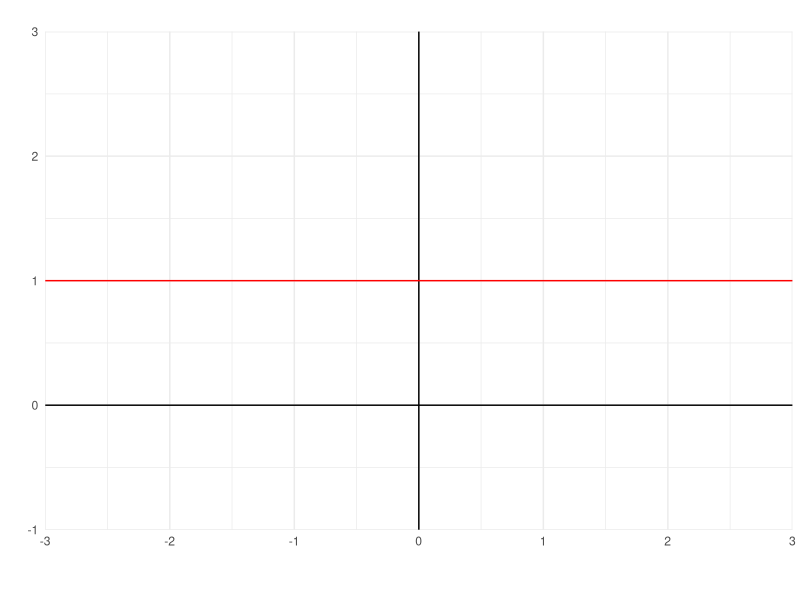
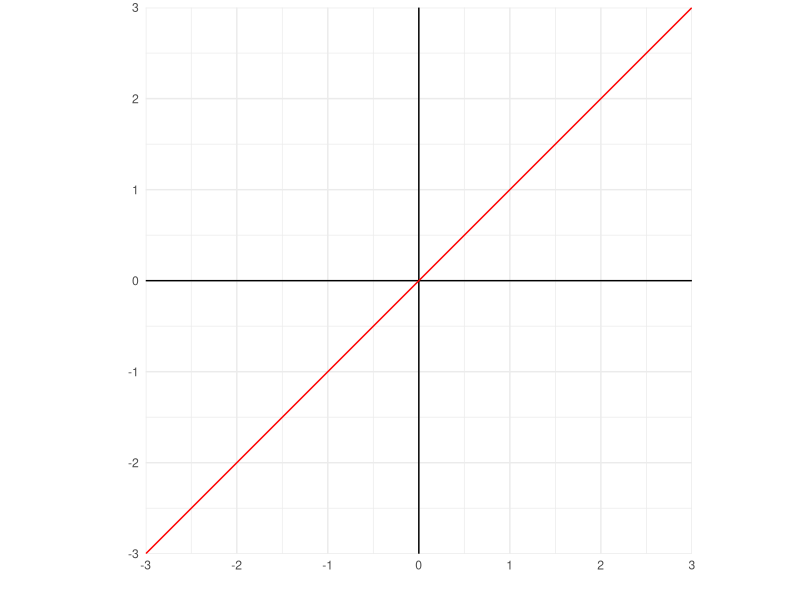
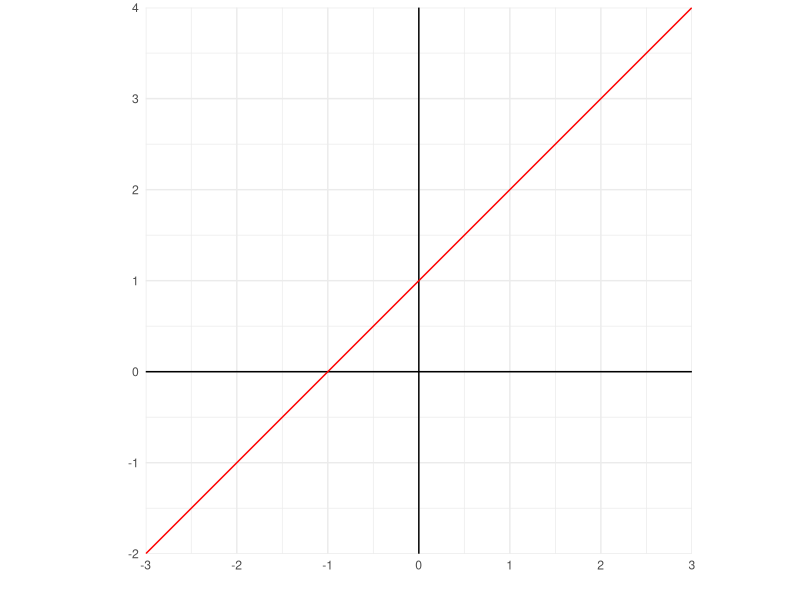
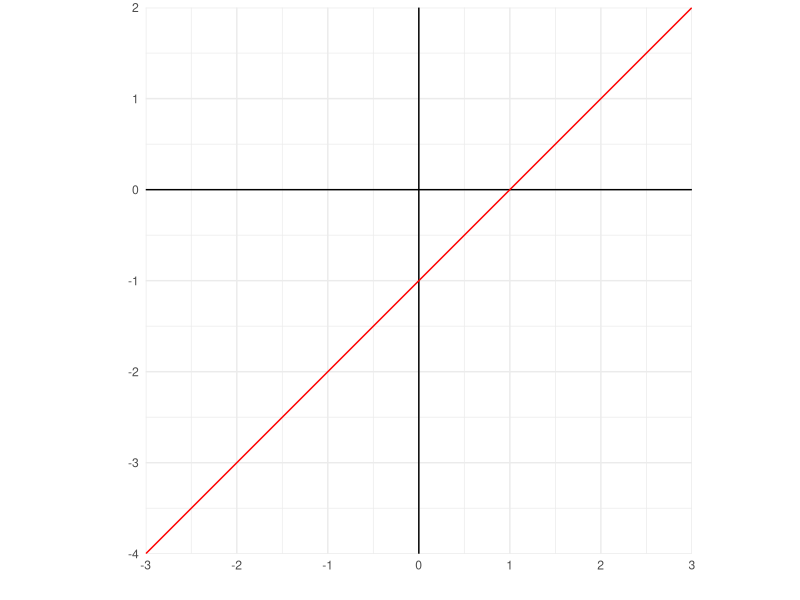
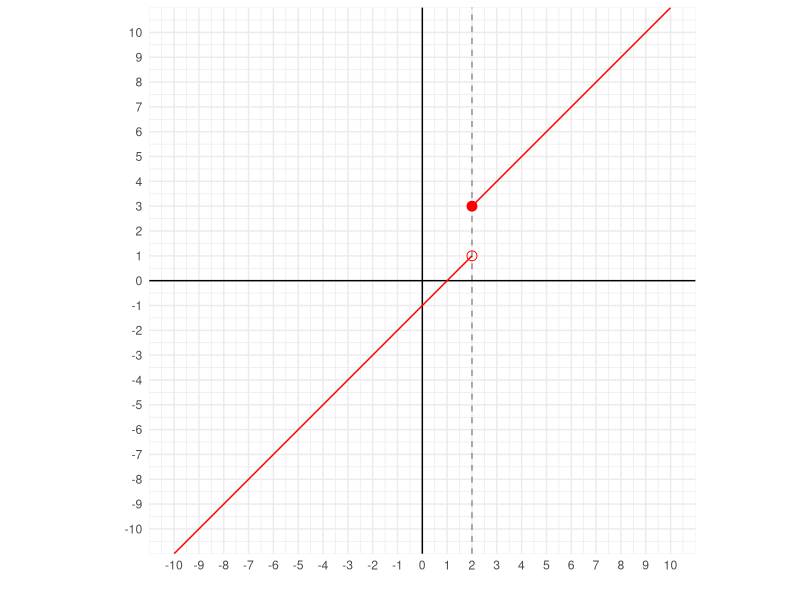
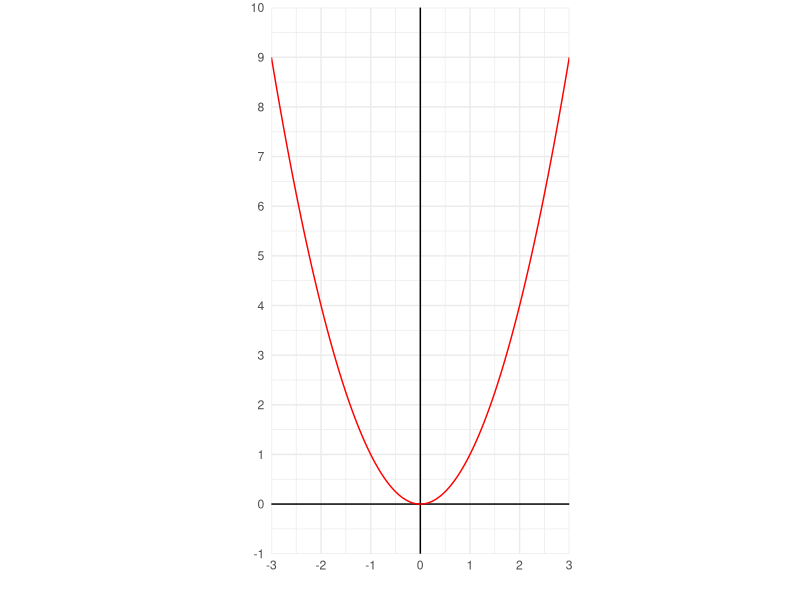
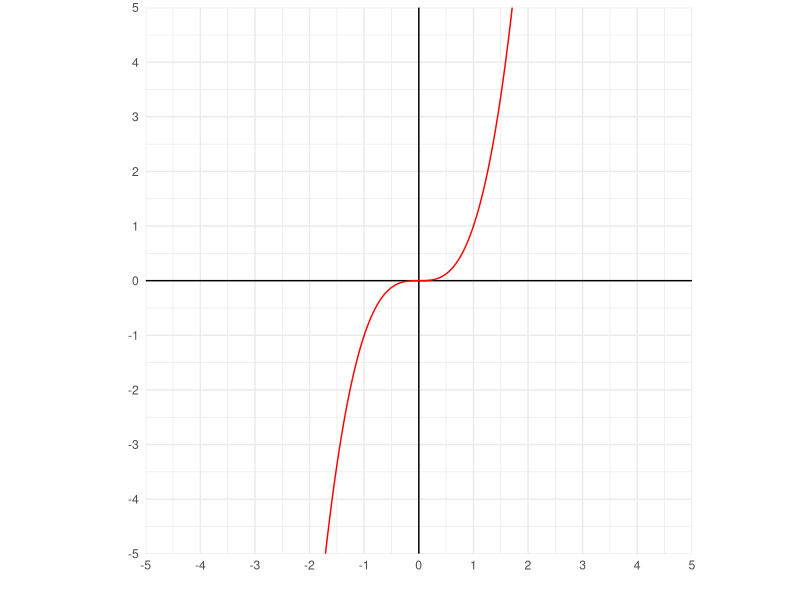
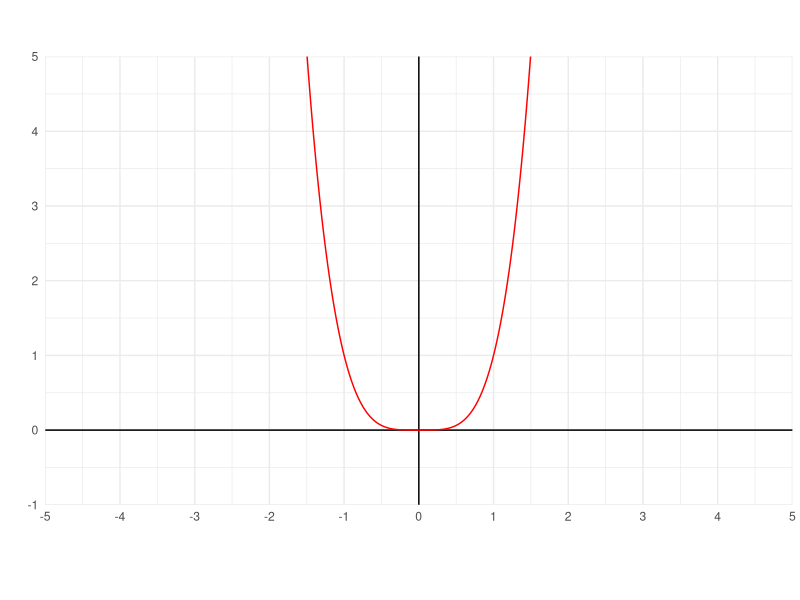

The R source for these figures, in order:
## ---- chunk 1
library(ggplot2)
## ---- chunk 2
plot_line <- function(function_name,
                      x_start = -3,
                      x_end = 3,
                      y_start = NULL,
                      y_end = NULL,
                      step = 1,
                      cor = "red"){
  range_total <- x_start:x_end
  
  breaks_range_x <- seq(x_start, x_end, by = step)
  

  

  grafico <- ggplot(data.frame(x = range_total)) +
    aes(x = x) +
    coord_fixed(expand = FALSE,
                    ylim = c(y_start, y_end)) +
    geom_hline(yintercept = 0, col = "black") +
    geom_vline(xintercept = 0, col = "black") +
    stat_function(fun = function_name, color = cor, n = 1000)  +
    scale_x_continuous(breaks = breaks_range_x) + 
    theme_minimal() +
    labs(x = "", y = "") 
  
  
  
    if(!is.null(y_start)){
    breaks_range_y <- seq(y_start, y_end, by = step)
    
    grafico <-  grafico + scale_y_continuous(breaks = breaks_range_y)
    }
  
  grafico
}
## ---- chunk 3
plot_line(~1, y_start = -1, y_end = 3)
## ---- chunk 4
plot_line(function(x) x)
## ---- chunk 5
plot_line(function(x) x + 1)
## ---- chunk 6
plot_line(function(x) x - 1)
## ---- chunk 7
ggplot() +
  geom_hline(yintercept = 0, col = "black") +
  geom_vline(xintercept = 0, col = "black") +
  annotate("segment", x = 2, xend = 10, y = 3, yend = 11,
           color = "red") +
    annotate("segment", x =-10, xend = 2, y = -11, yend = 1,
           color = "red") +
  geom_vline(xintercept = 2, color = "black", linetype = "dashed", alpha = 0.4) +
  annotate("point", x = 2, y = 3, color = "red", size = 3) +
  annotate("point", x = 2, y = 1, color = "red", shape = 1, size =3) +
  coord_fixed(xlim = c(-10, 10), ylim = c(-10, 10)) +
  scale_x_continuous(breaks = seq(-10, 10, 1)) +
    scale_y_continuous(breaks = seq(-10, 10, 1)) +
  theme_minimal() +
  labs(x = "", y = "")
## ---- chunk 8
plot_line(function(x) x^2, y_start = -1, y_end = 10)
## ---- chunk 9
plot_line(function(x) x^3, x_start = -5, x_end = 5, y_start = -5, y_end = 5)
## ---- chunk 10
plot_line(function(x) x^4,x_start = -5, x_end = 5, y_start = -1, y_end = 5)
## ---- chunk 11
#| warning: false
plot_line(function(x) sqrt(x), x_start =-1, x_end = 5, y_start = -1, y_end = 3)
## ---- chunk 12
plot_line(abs, y_start = -1, y_end = 3)
## ---- chunk 13
plot_line(function(x) 1/x, y_start = -10, y_end = 10, x_start = -10, x_end = 10)
## ---- chunk 14
plot_line(function(x) 1/x^2, y_start = -1, y_end = 10, x_start = -10, x_end = 10)
## ---- chunk 15
plot_line(function(x) 3*x, x_start = -10, x_end = 10, y_start = -10, y_end = 10, step = 1)
## ---- chunk 16
plot_line(
  function(x) 3 * x,
  x_start = -10,
  x_end = 10,
  y_start = -10,
  y_end = 10,
  step = 1
) +
  geom_abline(intercept = 0,
              slope = 1,
              color = "blue") +
  annotate("text", x = 4.5, y = 8, label = "f(x) = 3x", color = "red") +
  annotate("text", x = 7, y = 5, label = "f(x) = x", color = "blue")
## ---- chunk 17
plot_line(function(x) -3*x, 
   x_start = -10,
  x_end = 10,
  y_start = -10,
  y_end = 10,
  step = 1)
## ---- chunk 18
#| warning: false
plot_line(function(x) 2^x)
## ---- chunk 19
plot_line(function(x) 2^-x)
## ---- chunk 20
plot_line(function(x) 1/x^2, 
          x_start = -10, 
          x_end = 10,
          y_start = -10,
          y_end = 10,
          step = 1, cor = "darkgreen") +
  geom_abline(intercept = 0,
              slope = 1,
              color = "blue", alpha = 0.5) +

  annotate("text", x = 3, y = 8, label = "f(x) = 1/x^2", color = "darkgreen") +
  annotate("text", x = 7, y = 5, label = "f(x) = x", color = "blue")
## ---- chunk 21
plot_line(function(x) x + 1/x^2, 
          x_start = -10, 
          x_end = 10,
          y_start = -10,
          y_end = 10,
          step = 1)
## ---- chunk 22
plot_line(function(x) sin(x), 
          x_start = -10, 
          x_end = 10,
          y_start = -2,
          y_end = 2)
## ---- chunk 23
plot_line(function(x) abs(sin(x)), 
          x_start = -10, 
          x_end = 10,
          y_start = -2,
          y_end = 2)
## ---- chunk 24
plot_line(function(x) cos(x), 
          x_start = -10, 
          x_end = 10,
          y_start = -2,
          y_end = 2)
## ---- chunk 25
# plot_line(function(x) tan(x), 
#           x_start = -10, 
#           x_end = 10,
#           y_start = -10,
#           y_end = 10)
## ---- chunk 26
plot_line(function(x) sin(x), 
          x_start = -10, 
          x_end = 10,
          y_start = -10,
          y_end = 10, cor = "darkgreen") +
  geom_abline(intercept = 0,
              slope = 1,
              color = "blue", alpha = 0.5) +

  annotate("text", x = 5, y = -2, label = "f(x) = sen(x)", color = "darkgreen") +
  annotate("text", x = 7, y = 5, label = "f(x) = x", color = "blue")
## ---- chunk 27
plot_line(function(x) x * sin(x), 
          x_start = -10, 
          x_end = 10,
          y_start = -10,
          y_end = 10)
## ---- chunk 28
plot_line(function(x) sin(x), 
          x_start = -10, 
          x_end = 10,
          y_start = -10,
          y_end = 10, cor = "darkgreen") +
    stat_function(fun = function(x){x^2}, color = "blue", n = 1000)  +

  annotate("text", x = 5, y = -2, label = "f(x) = sen(x)", color = "darkgreen") +
  annotate("text", x = 4, y = 5, label = "f(x) = x^2", color = "blue")
## ---- chunk 29
plot_line(function(x) x^2 * sin(x), 
          x_start = -70, 
          x_end = 70,
          y_start = -70,
          y_end = 70, step = 10)
## ---- chunk 30
plot_line(function(x) sin(1/x), 
          x_start = -10, 
          x_end = 10,
          y_start = -2,
          y_end = 2)
## ---- chunk 31
plot_line(function(x) sin(1/x), 
          x_start = -10, 
          x_end = 10,
          y_start = -2,
          y_end = 2, cor = "darkgreen") +
  geom_abline(intercept = 0,
              slope = 1,
              color = "blue") 
## ---- chunk 32
plot_line(function(x) x * sin(1/x), 
          x_start = -10, 
          x_end = 10,
          y_start = -2,
          y_end = 2)
## ---- chunk 33
plot_line(function(x) 1 / sin(x),
          x_start = -50,
          x_end = 50, y_start = -50, y_end = 50, step = 5)
